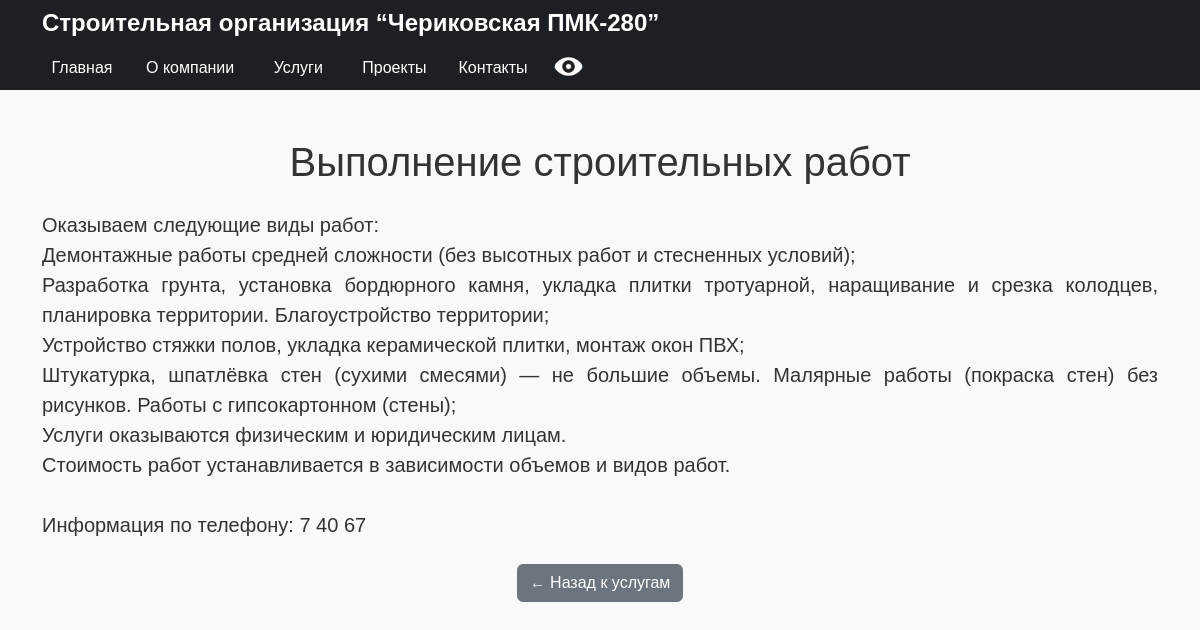
The page /services/works on the database its author committed.
### app.py (models this page shows, shortened)
class Service(db.Model):
    id = db.Column(db.Integer, primary_key=True)
    title = db.Column(db.String(100), nullable=False)
    description = db.Column(db.Text, nullable=False)
    icon = db.Column(db.String(255), nullable=True)
    is_active = db.Column(db.Boolean, default=True)
    page_name = db.Column(db.String(100), unique=True, nullable=False)

### app.py (the view)
@app.route('/services/<page_name>')
def service_page(page_name):
    service = Service.query.filter_by(page_name=page_name, is_active=True).first()
    if not service:
        abort(404)
    template_file = f'services/{page_name}.html'
    return render_template(template_file, service=service)

### templates/services/works.html (shortened to what this page needs)
<!DOCTYPE html>
<html lang="ru">
<head>
  <link href="https://cdn.jsdelivr.net/npm/bootstrap@5.3.0/dist/css/bootstrap.min.css" rel="stylesheet">
  <link rel="stylesheet" href="{{ url_for('static', filename='css/style.css') }}">
</head>
<body>
<nav class="navbar navbar-expand-lg navbar-dark custom-navbar">
  <div class="container">
    <a class="navbar-brand" href="{{ url_for('index') }}">Строительная организация “Чериковская ПМК-280”</a>
    <div>
      <ul class="navbar-nav me-auto mb-2 mb-lg-0 d-flex flex-row gap-3">
        <a class="nav-link" href="{{ url_for('index') }}">Главная</a>
        <a class="nav-link" href="{{ url_for('about') }}">О компании</a>
        <a class="nav-link" href="{{ url_for('services') }}">Услуги</a>
        <a class="nav-link" href="{{ url_for('projects') }}">Проекты</a>
        <a class="nav-link" href="{{ url_for('contact') }}">Контакты</a>
        <li class="nav-item">
        <img id="toggleAccessibility"
        src="{{ url_for('static', filename='icons/eye.png') }}"
        alt="Версия для слабовидящих"
        title="Версия для слабовидящих"
        style="cursor:pointer; width: 33px; margin-top: 4px;">
        </li>
      </ul>
    </div>
  </div>
</nav>
<div class="container mt-5">
    <h1 class="mb-4 text-center">{{ service.title }}</h1>
    <p class="lead" style="white-space: pre-line; text-align: justify;">{{ service.description }}</p>
    <div class="text-center mt-4">
      <a href="{{ url_for('services') }}" class="btn btn-secondary">← Назад к услугам</a>
  </div>
</div>
</body>
</html>

### static/css/style.css (style rules this page uses)
html, body { height: 100%; margin: 0; padding: 0; background-color: #f5f5f5; display: flex; flex-direction: column; }
body { flex: 1; min-height: 100vh; overflow-y: scroll; font-family: 'Poppins', sans-serif; background-color: #f8f9fa; color: #333; }
.navbar { background-color: #1c1f23; padding: 0 20px; display: flex; justify-content: space-between; align-items: center; flex-wrap: wrap; }
.navbar-nav { display: flex; flex-wrap: wrap; gap: 15px; padding-left: 0; list-style: none; justify-content: center; text-align: center; }
.navbar-nav .nav-link { font-weight: 500; color: white; padding: 10px; text-align: center; transition: all 0.3s ease; white-space: normal !important; word-break: break-word; flex-shrink: 1; min-width: 80px; }
.navbar .navbar-brand { color: white; font-weight: bold; font-size: 1.5rem; margin-right: 20px; }
.navbar-nav { list-style: none; }
.navbar-nav .nav-link { font-weight: 500; color: white; padding: 10px; text-align: center; transition: all 0.3s ease; }
.navbar-brand { color: white; font-weight: bold; font-size: 1.5rem; margin-right: 20px; }

### rows shown on the page
Service: title "Выполнение строительных работ", description "Оказываем следующие виды работ: Демонтажные работы средней сложности (без высотных работ и стесненных условий); Разработка грунта, установка бордюрного камня, укладка плитки тротуарной, наращивание и срезка колодцев, планировка территории. Благоустройство территории; Устройство стяжки полов, укладка керамической плитки, монтаж окон ПВХ; Штукатурка, шпатлёвка стен (сухими смесями) — не большие объемы. Малярные работы (покраска стен) без рисунков. Работы с гипсокартонном (стены); Услуги оказываются физическим и юридическим лицам. Стоимость работ устанавливается в зависимости объемов и видов работ. Информация по телефону: 7 40 67"
